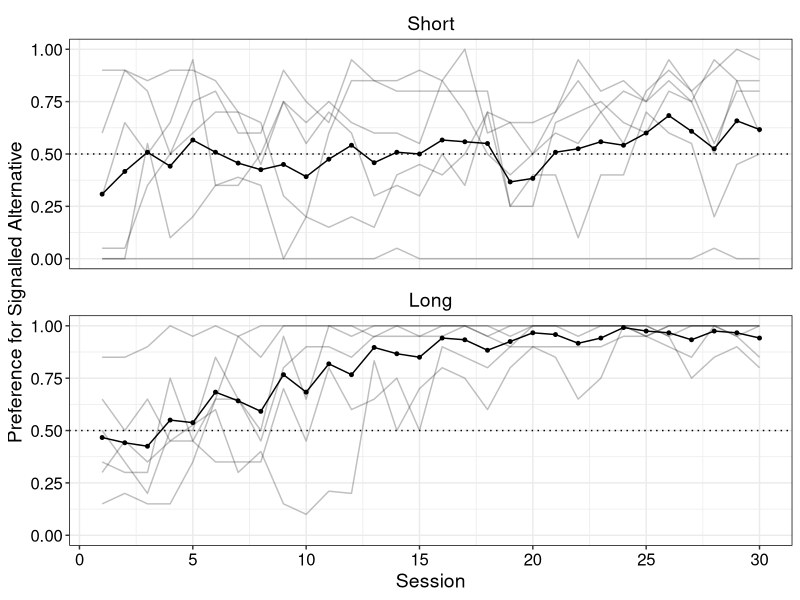
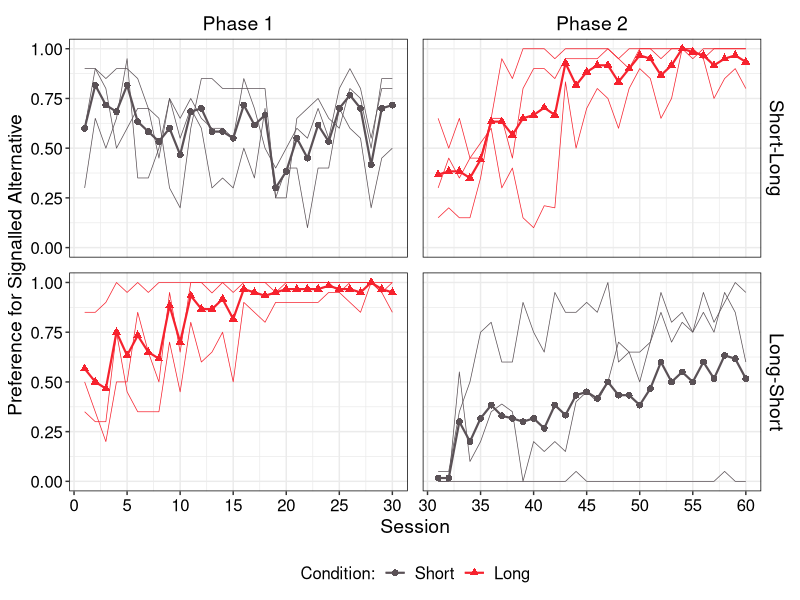

Here is the R script that generated these plots, in order:
library(tidyverse)
options(pillar.print_min = 35)

# Load Data
data <- read_csv("data/choice_data.csv") |>
  select(
    subject,
    session,
    phase_session,
    phase,
    condition,
    order,
    ch_il_sig_resp,
    ch_il_unsig_resp
  ) |>
  mutate(
    subject = factor(subject),
    condition = factor(condition, levels = c("Short", "Long")),
    phase = factor(phase, labels = c("Phase 1", "Phase 2")),
    order = factor(
      order,
      levels = c("S-L", "L-S"),
      labels = c("Short-Long", "Long-Short")
    ),
    cp = ch_il_sig_resp / (ch_il_sig_resp + ch_il_unsig_resp)
  )

# Plotting Variables
#-------------------------------------------------------------------------------
pal <- palette.colors(palette = "Polychrome 36")[-c(2)]
y_lab <- "Preference for Signalled Alternative"

# Plot: By Condition
#-------------------------------------------------------------------------------
choice_lc <- ggplot(data, aes(x = phase_session, y = cp)) +
  geom_hline(yintercept = 0.5, linetype = 3) +
  geom_line(
    aes(group = subject),
    alpha = 0.25
  ) +
  # geom_hline(aes(yintercept = SiGN_pred), linetype = 3) +
  stat_summary(
    geom = "line",
    fun = mean,
    #linewidth = 1
  ) +
  stat_summary(
    geom = "point",
    fun = mean,
    size = 1
  ) +
  facet_wrap(~condition, ncol = 1) +
  scale_x_continuous(breaks = seq(0, 30, 5)) +
  # scale_colour_manual(values = pal, guide = "none") +
  labs(
    x = "Session",
    y = y_lab
  ) +
  theme_bw() +
  theme(
    axis.text = element_text(size = 12, colour = "black"),
    axis.title = element_text(size = 14, colour = "black"),
    strip.text = element_text(size = 14, colour = "black"),
    strip.background = element_blank(),
    panel.spacing = unit(0.75, "lines"),
    panel.border = element_rect(colour = "black", fill = NA),
    legend.position = "bottom",
    legend.text = element_text(size = 12),
    legend.title = element_text(size = 12)
  )

choice_lc

# ggsave("outputs/plots/choice_lc.svg", units = "cm", width = 13, height = 11)
# ggsave(
#   "outputs/plots/choice_lc.png",
#   units = "cm",
#   width = 13,
#   height = 11,
#   dpi = 300
# )

# Plot: By Condition and Phase
#-------------------------------------------------------------------------------
choice_lc_2 <- ggplot(data, aes(x = session, y = cp)) +
  geom_line(
    aes(group = subject, colour = condition),
    linewidth = 0.25
  ) +
  stat_summary(
    geom = "line",
    fun = mean,
    aes(colour = condition),
    linewidth = 0.75
  ) +
  stat_summary(
    geom = "point",
    fun = mean,
    aes(shape = condition, colour = condition),
    size = 2
  ) +
  scale_color_manual(values = pal) +
  facet_grid(order ~ phase, scales = "free_x") +
  scale_x_continuous(breaks = seq(0, 60, 5)) +
  labs(
    x = "Session",
    y = y_lab,
    colour = "Condition:",
    shape = "Condition:"
  ) +
  theme_bw() +
  theme(
    axis.text = element_text(size = 12, colour = "black"),
    axis.title = element_text(size = 14, colour = "black"),
    strip.text = element_text(size = 14, colour = "black"),
    strip.background = element_blank(),
    panel.spacing = unit(0.75, "lines"),
    panel.border = element_rect(colour = "black", fill = NA),
    legend.position = "bottom",
    legend.text = element_text(size = 12),
    legend.title = element_text(size = 12)
  )

choice_lc_2
